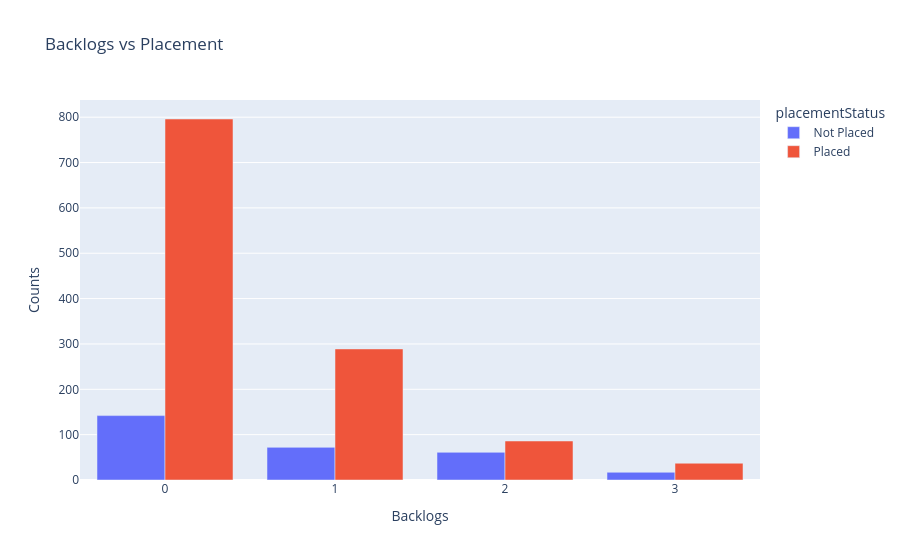

The notebook cell saved with this chart:
### Code cell
fig=px.bar(Backlog_placed,x="Backlogs",y="Counts",
color="placementStatus",barmode="group",title='Backlogs vs Placement')
fig.show()

### Figure 1 — Plotly figure (JSON) as saved in the notebook; plotly's stock layout.template omitted (floating-point values rounded to 4 significant figures)
{"data": [{"alignmentgroup": "True", "hovertemplate": "placementStatus=Not Placed<br>Backlogs=%{x}<br>Counts=%{y}<extra></extra>", "legendgroup": "Not Placed", "marker": {"color": "#636efa", "pattern": {"shape": ""}}, "name": "Not Placed", "offsetgroup": "Not Placed", "orientation": "v", "showlegend": true, "textposition": "auto", "type": "bar", "x": [0, 1, 2, 3], "xaxis": "x", "y": [142, 72, 61, 17], "yaxis": "y"}, {"alignmentgroup": "True", "hovertemplate": "placementStatus=Placed<br>Backlogs=%{x}<br>Counts=%{y}<extra></extra>", "legendgroup": "Placed", "marker": {"color": "#EF553B", "pattern": {"shape": ""}}, "name": "Placed", "offsetgroup": "Placed", "orientation": "v", "showlegend": true, "textposition": "auto", "type": "bar", "x": [0, 1, 2, 3], "xaxis": "x", "y": [796, 289, 86, 37], "yaxis": "y"}], "layout": {"barmode": "group", "legend": {"title": {"text": "placementStatus"}, "tracegroupgap": 0}, "title": {"text": "Backlogs vs Placement"}, "xaxis": {"anchor": "y", "domain": [0, 1], "title": {"text": "Backlogs"}}, "yaxis": {"anchor": "x", "domain": [0, 1], "title": {"text": "Counts"}}}}
